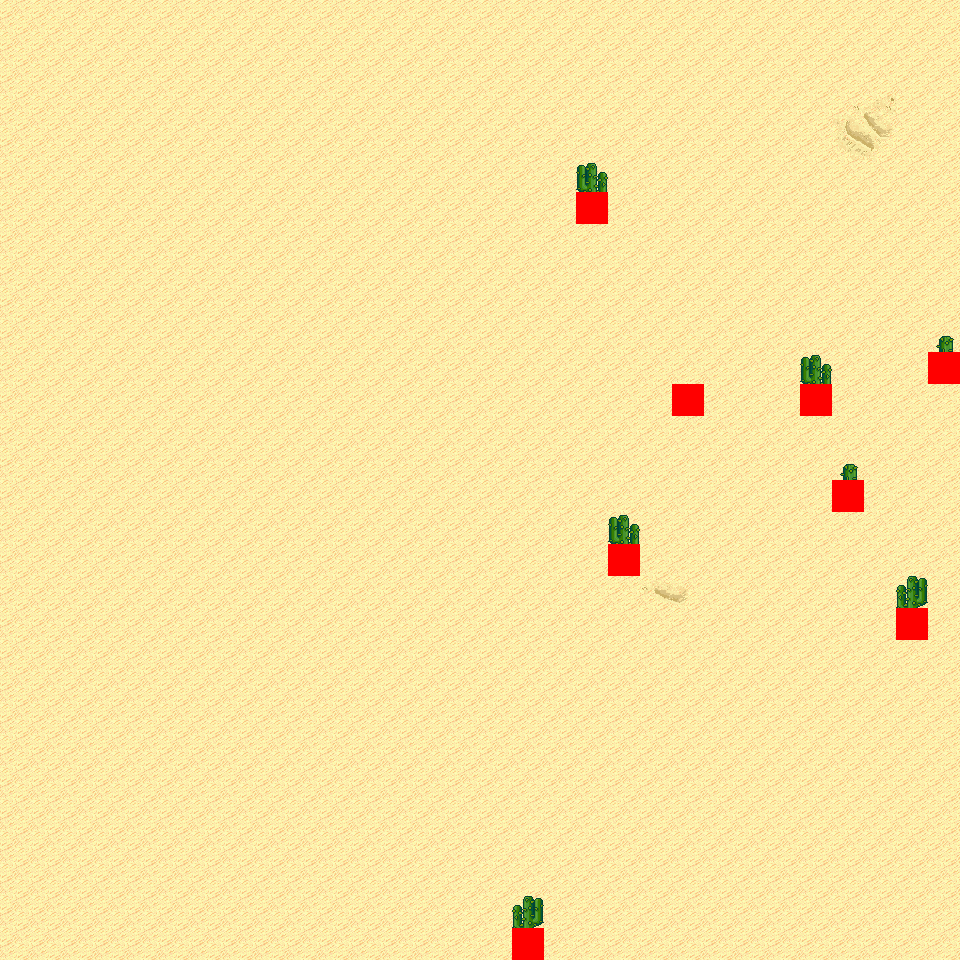

A level layout from a 2D game, rendered from its tile map. Below: a short description, then the map file with tile-grid data replaced by summaries:
An orthogonal 30x30 tile map with 32x32 px tiles, 6 tile layers (Ground, Object, Object2, Above, ...), 11 tilesets and 4 objects (4x mapExit).

<map version="1.0" orientation="orthogonal" renderorder="right-down" width="30" height="30" tilewidth="32" tileheight="32" nextobjectid="5">
  <tileset firstgid="1" name="tileset_logic_collision" tilewidth="32" tileheight="32" tilecount="1" columns="1">
    <image source="../drawable/tileset_logic_collision.png" width="32" height="32" />
  </tileset>
  <tileset firstgid="2" name="tileset_ground_ground" tilewidth="32" tileheight="32" tilecount="33" columns="3">
    <image source="../drawable/tileset_ground_ground.png" width="96" height="352" />
  </tileset>
  <tileset firstgid="35" name="tileset_ground_ridge_earth_pale" tilewidth="32" tileheight="32" tilecount="96" columns="12">
    <image source="../drawable/tileset_ground_ridge_earth_pale.png" width="384" height="256" />
  </tileset>
  <tileset firstgid="131" name="tileset_ground_ridge_earth_dark" tilewidth="32" tileheight="32" tilecount="96" columns="12">
    <image source="../drawable/tileset_ground_ridge_earth_dark.png" width="384" height="256" />
  </tileset>
  <tileset firstgid="227" name="tileset_terrain_desert" tilewidth="32" tileheight="32" tilecount="88" columns="8">
    <image source="../drawable/tileset_terrain_desert.png" width="256" height="352" />
  </tileset>
  <tileset firstgid="315" name="tileset_ground_sand_2" tilewidth="32" tileheight="32" tilecount="15" columns="5">
    <image source="../drawable/tileset_ground_sand_2.png" width="160" height="96" />
  </tileset>
  <tileset firstgid="330" name="tileset_plant_cactus_2" tilewidth="32" tileheight="32" tilecount="10" columns="5">
    <image source="../drawable/tileset_plant_cactus_2.png" width="160" height="64" />
  </tileset>
  <tileset firstgid="340" name="tileset_plant_cactus" tilewidth="32" tileheight="32" tilecount="2" columns="1">
    <image source="../drawable/tileset_plant_cactus.png" width="32" height="64" />
  </tileset>
  <tileset firstgid="342" name="tileset_plant_tree_evergreen" tilewidth="32" tileheight="32" tilecount="36" columns="3">
    <image source="../drawable/tileset_plant_tree_evergreen.png" width="96" height="384" />
  </tileset>
  <tileset firstgid="378" name="tileset_ground_rock_pebbles" tilewidth="32" tileheight="32" tilecount="3" columns="1">
    <image source="../drawable/tileset_ground_rock_pebbles.png" width="32" height="96" />
  </tileset>
  <tileset firstgid="381" name="tileset_plant_star_shaped_plants" tilewidth="32" tileheight="32" tilecount="6" columns="2">
    <image source="../drawable/tileset_plant_star_shaped_plants.png" width="64" height="96" />
  </tileset>
  <layer name="Ground" width="30" height="30">
    <data>[900 cells, 900 non-empty, 8 distinct tile ids]</data>
  </layer>
  <layer name="Object" width="30" height="30">
    <data>[900 cells, 7 non-empty, 3 distinct tile ids]</data>
  </layer>
  <layer name="Object2" width="30" height="30">
    <data>[900 cells, 0 non-empty, 0 distinct tile ids]</data>
  </layer>
  <layer name="Above" width="30" height="30">
    <data>[900 cells, 7 non-empty, 3 distinct tile ids]</data>
  </layer>
  <layer name="Above2" width="30" height="30">
    <data>[900 cells, 0 non-empty, 0 distinct tile ids]</data>
  </layer>
  <layer name="Walkable" width="30" height="30">
    <data>[900 cells, 8 non-empty, 1 distinct tile ids]</data>
  </layer>
  <objectgroup name="MapEvents">
    <object id="1" name="north" type="mapExit" x="0" y="0" width="960" height="32">
      <properties>
        <property name="map" value="level_0_x21_y94" />
        <property name="x" value="0" />
        <property name="y" value="28" />
      </properties>
    </object>
    <object id="2" name="south" type="mapExit" x="0" y="928" width="512" height="32">
      <properties>
        <property name="map" value="level_0_x21_y96" />
        <property name="x" value="0" />
        <property name="y" value="1" />
      </properties>
    </object>
    <object id="3" name="south2" type="mapExit" x="544" y="928" width="416" height="32">
      <properties>
        <property name="map" value="level_0_x21_y96" />
        <property name="x" value="17" />
        <property name="y" value="1" />
      </properties>
    </object>
    <object id="4" name="west" type="mapExit" x="0" y="0" width="32" height="960">
      <properties>
        <property name="map" value="level_0_x20_y95" />
        <property name="x" value="28" />
        <property name="y" value="0" />
      </properties>
    </object>
  </objectgroup>
</map>
